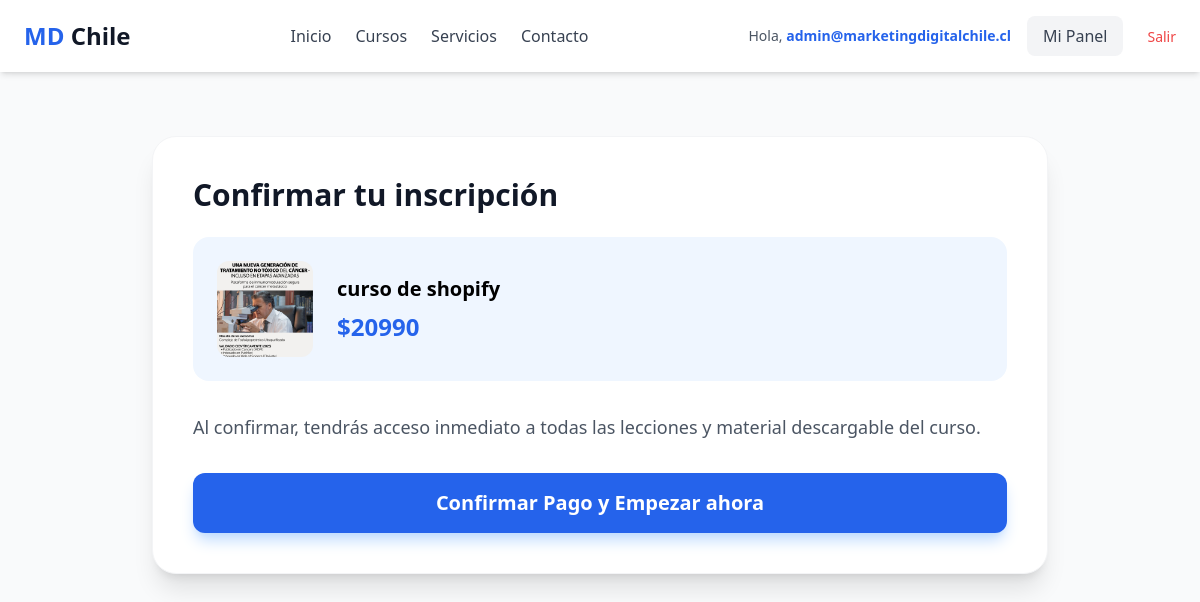
/checkout/2/ (signed in), run on the app's committed database.
### users/models.py (models this page shows, shortened)
class User(AbstractUser):
    is_client = models.BooleanField(default=True) # Por defecto todos son clientes
    is_admin_user = models.BooleanField(default=False)
    profile_picture = models.ImageField(upload_to='users/profiles/', null=True, blank=True)
    bio = models.TextField(max_length=500, blank=True)
    rut = models.CharField(max_length=12, blank=True, null=True) # Importante para facturación en Chile
    linkedin_url = models.URLField(blank=True, null=True)

### courses/models.py (models this page shows, shortened)
class Course(models.Model):
    title = models.CharField(max_length=200)
    slug = models.SlugField(unique=True, blank=True, null=True)
    description = models.TextField()
    image = models.ImageField(upload_to='courses/banners/', null=True, blank=True)
    price = models.IntegerField(default=0) # Pesos Chilenos (CLP)
    is_published = models.BooleanField(default=False)
    admin_signature = models.ImageField(upload_to='courses/signatures/', null=True, blank=True)
    created_by = models.ForeignKey(
        settings.AUTH_USER_MODEL,
        on_delete=models.CASCADE,
        related_name='courses_created'
    )
    created_at = models.DateTimeField(auto_now_add=True)

### courses/views.py (the view)
# urls.py: path('checkout/<int:course_id>/', checkout, name='checkout'),
@login_required
def checkout(request, course_id):
    curso = get_object_or_404(Course, id=course_id)
    if Enrollment.objects.filter(user=request.user, course=curso).exists():
        return redirect('course_detail', course_id=curso.id)
    return render(request, 'checkout.html', {'curso': curso})

### templates/checkout.html
{% extends 'base.html' %}
{% block content %}
<div class="bg-gray-50 min-h-screen py-16 px-6">
    <div class="max-w-4xl mx-auto bg-white p-10 rounded-3xl shadow-xl border border-gray-100">
        <h1 class="text-3xl font-extrabold text-gray-900 mb-6">Confirmar tu inscripción</h1>
        <div class="flex items-center mb-8 p-6 bg-blue-50 rounded-2xl">
            {% if curso.image %}
                <img src="{{ curso.image.url }}" class="w-24 h-24 object-cover rounded-xl mr-6">
            {% endif %}
            <div>
                <h2 class="text-xl font-bold">{{ curso.title }}</h2>
                <p class="text-2xl font-black text-blue-600 mt-2">${{ curso.price }}</p>
            </div>
        </div>
        <p class="text-gray-600 mb-8 text-lg">Al confirmar, tendrás acceso inmediato a todas las lecciones y material descargable del curso.</p>
        <a href="{% url 'enroll_trial' curso.id %}" class="w-full block text-center bg-blue-600 text-white py-4 rounded-xl font-bold text-xl hover:bg-blue-700 transition shadow-lg shadow-blue-200">
            Confirmar Pago y Empezar ahora
        </a>
    </div>
</div>
{% endblock %}

### templates/base.html (shortened to what this page needs)
<!DOCTYPE html>
<html lang="es">
<head>
    <script src="https://cdn.tailwindcss.com"></script>
    <link rel="stylesheet" href="https://cdnjs.cloudflare.com/ajax/libs/font-awesome/6.0.0/css/all.min.css">
</head>
<body class="bg-gray-50 flex flex-col min-h-screen">
    <nav class="bg-white shadow-md py-4 px-6 flex justify-between items-center sticky top-0 z-50">
        <a href="{% url 'home' %}" class="text-2xl font-bold text-blue-600">
            MD <span class="text-gray-900">Chile</span>
        </a>
        <div class="hidden md:flex space-x-6 font-medium text-gray-700">
            <a href="{% url 'home' %}" class="hover:text-blue-600 transition">Inicio</a>
            <a href="{% url 'dashboard' %}" class="hover:text-blue-600 transition">Cursos</a>
            <a href="#" class="hover:text-blue-600 transition">Servicios</a>
            <a href="#" class="hover:text-blue-600 transition">Contacto</a>
        </div>
        <div class="flex items-center space-x-4">
            {% if user.is_authenticated %}
                <span class="text-sm text-gray-600 hidden md:block">
                    Hola, <span class="font-bold text-blue-600">
                        {% if user.first_name %}{{ user.first_name }}{% else %}{{ user.email }}{% endif %}
                    </span>
                </span>
                <a href="{% url 'dashboard' %}" class="bg-gray-100 text-gray-700 px-4 py-2 rounded-lg hover:bg-gray-200 transition font-medium">
                    Mi Panel
                </a>
                <form method="post" action="{% url 'account_logout' %}" class="inline">
                    <button type="submit" class="text-red-500 hover:text-red-700 text-sm font-medium ml-2">
                        Salir
                    </button>
                </form>
            {% endif %}
        </div>
    </nav>
    <main class="flex-grow">
        {% block content %}{% endblock %}
    </main>

### data on the page
User: email "admin@marketingdigitalchile.cl"
Course: image (picture), title "curso de shopify", price "20990"
